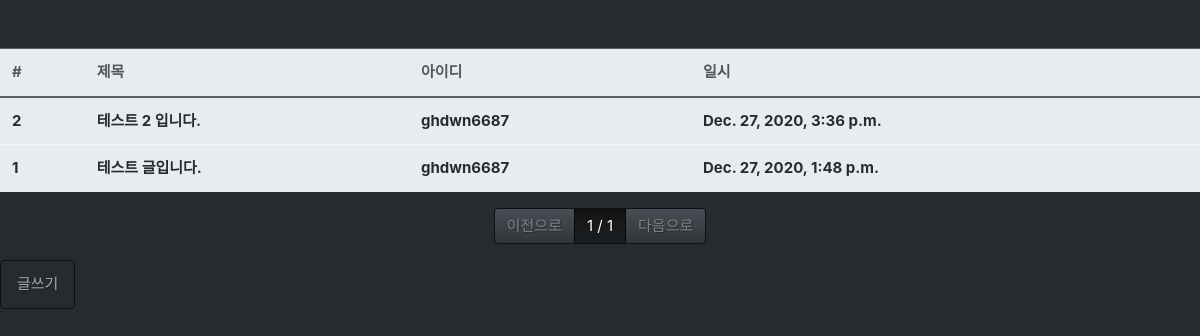
Before: /board/list/ with the older database file.
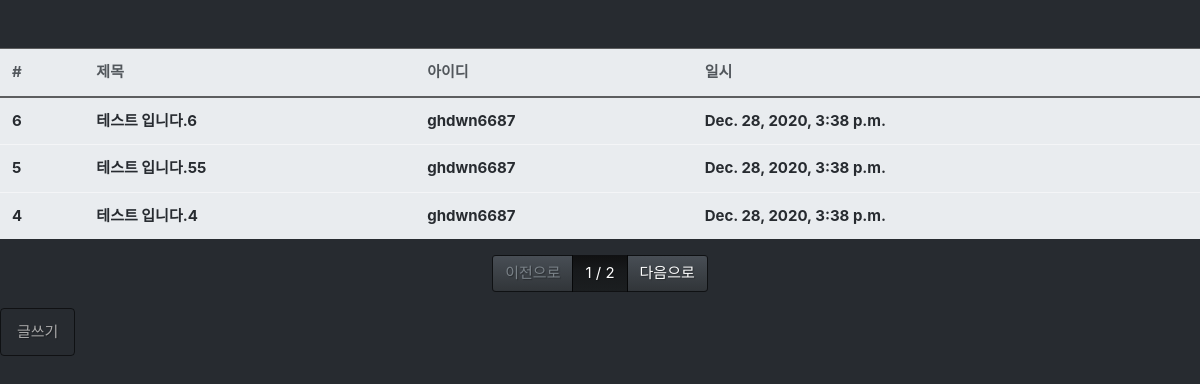
After: the same page with the newer database file.
### board/models.py (models this page shows, shortened)
class Board(models.Model):
    objects=models.Manager()
    title= models.CharField(max_length=128,
                                verbose_name='제목')
    contents = models.TextField(verbose_name='내용')
    writer = models.ForeignKey('fcuser.Fcuser',on_delete=models.CASCADE,
                                                verbose_name = '작성자')
    tags= models.ManyToManyField('tag.Tag',verbose_name='태그')
    registered_dttm = models.DateTimeField(auto_now_add=True,
                                        verbose_name='등록타임')
    class Meta:
        db_table='fastcampus_board'
        verbose_name="패스트캠퍼스 게시글"
        verbose_name_plural="패스트캠퍼스 게시글  "

### fcuser/models.py (models this page shows)
class Fcuser(models.Model):
    objects=models.Manager()
    username= models.CharField(max_length=32,
                                verbose_name='사용자명')
    useremail = models.EmailField(max_length=128,verbose_name='사용자이메일')
    password = models.CharField(max_length=64,
                                verbose_name='비밀번호')
    registered_dttm = models.DateTimeField(auto_now_add=True,
                                        verbose_name='등록타임')
    def __str__(self):
        return self.username
    class Meta:
        db_table='fastcampus_fcuser'
        verbose_name="패스트캠퍼스 사용자"
        verbose_name_plural="패스트캠퍼스 사용자"

### board/views.py (the view)
# urls.py: path('list/',views.board_list),
def board_list(request):
    all_boards= Board.objects.all().order_by('-id')
    page=int(request.GET.get('p',1))
    paginator = Paginator(all_boards,3)
    boards=paginator.get_page(page)
    return render(request, 'board_list.html',{'boards':boards})

### board/templates/board_list.html
{% extends "base.html" %}
{% block contents %}
<div class="row mt-5">
    <div class="col-12">
        <table class = "table table-light">
            <thead class="thead-light">
                <tr>
                    <th>#</th>
                    <th>제목</th>
                    <th>아이디</th>
                    <th>일시</th>
                </tr>
            </thead>
            <tbody class="text-dark">
                {% for board in boards %}
                <tr onclick="location.href='/board/detail/{{board.id}}/'">
                    <th>{{board.id}}</th>
                    <th>{{board.title}}</th>
                    <th>{{board.writer}}</th>
                    <th>{{board.registered_dttm}}</th>
                </tr>
                {% endfor %}
            </tbody>
        </table>
    </div>
</div>
<div class="row-mt-2">
    <div class="col-12">
        <nav>
            <ul class="pagination justify-content-center">
                {% if boards.has_previous %}
                <li class= "page-item">
                    <a class="page-link" href="?p={{boards.previous_page_number}}">이전으로</a>
                </li>
                {% else %}
                 <li class= "page-item disabled">
                    <a class="page-link " href="#">이전으로</a>
                </li>
                {% endif %}
                <li class="page-item active">
                    <a class="page-link" href="#">{{boards.number}} / {{boards.paginator.num_pages}} </a>
                </li>
                {% if boards.has_next %}
                <li class= "page-item">
                    <a class="page-link" href="?p={{boards.next_page_number}}">다음으로</a>
                </li>
                {% else %}
                <li class="page-item disabled">
                    <a class="page-link disabled" href="#">다음으로</a>
                </li>
                {% endif %}
            </ul>
        </nav>
    </div>
</div>
<div class="row">
    <div class= "col-12">
        <button class = "btn btn-porimary" onclick="location.href='/board/write/'"> 글쓰기</button>
    </div>
</div>
{% endblock %}

### board/templates/base.html (shortened to what this page needs)
<!DOCTYPE html>
<html>
    <head>
        <link rel = "stylesheet", href="/static/bootstrap.min.css"/>
    </head>
    <body>
        <div calss="container">
            {% block contents %}
            {% endblock %}
        </div>
    </body>
</html>

Changed rows visible on the page:
no longer on this page (row unchanged): Board: id "2", title "테스트 2 입니다.", writer "ghdwn6687", registered_dttm "Dec. 27, 2020, 3:36 p.m."
no longer on this page (row unchanged): Board: id "1", title "테스트 글입니다.", writer "ghdwn6687", registered_dttm "Dec. 27, 2020, 1:48 p.m."
added Board: id "6", title "테스트 입니다.6", writer "ghdwn6687", registered_dttm "Dec. 28, 2020, 3:38 p.m."
added Board: id "5", title "테스트 입니다.55", writer "ghdwn6687", registered_dttm "Dec. 28, 2020, 3:38 p.m."
added Board: id "4", title "테스트 입니다.4", writer "ghdwn6687", registered_dttm "Dec. 28, 2020, 3:38 p.m."
Other visible differences:
{{ boards.paginator.num_pages }}: "1" → "2"
